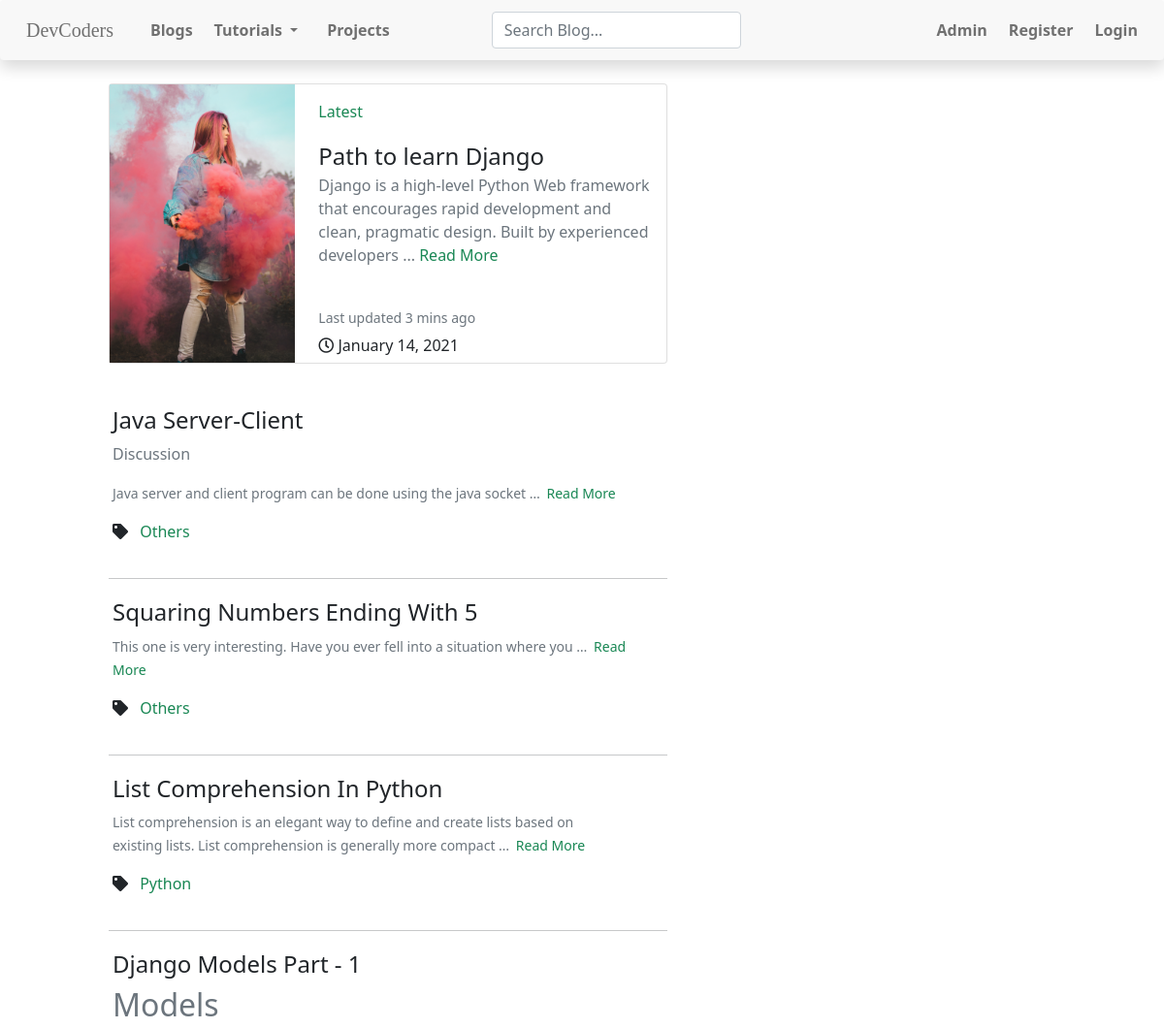
The page /bloglist/ (upper part) on the database as committed earlier.
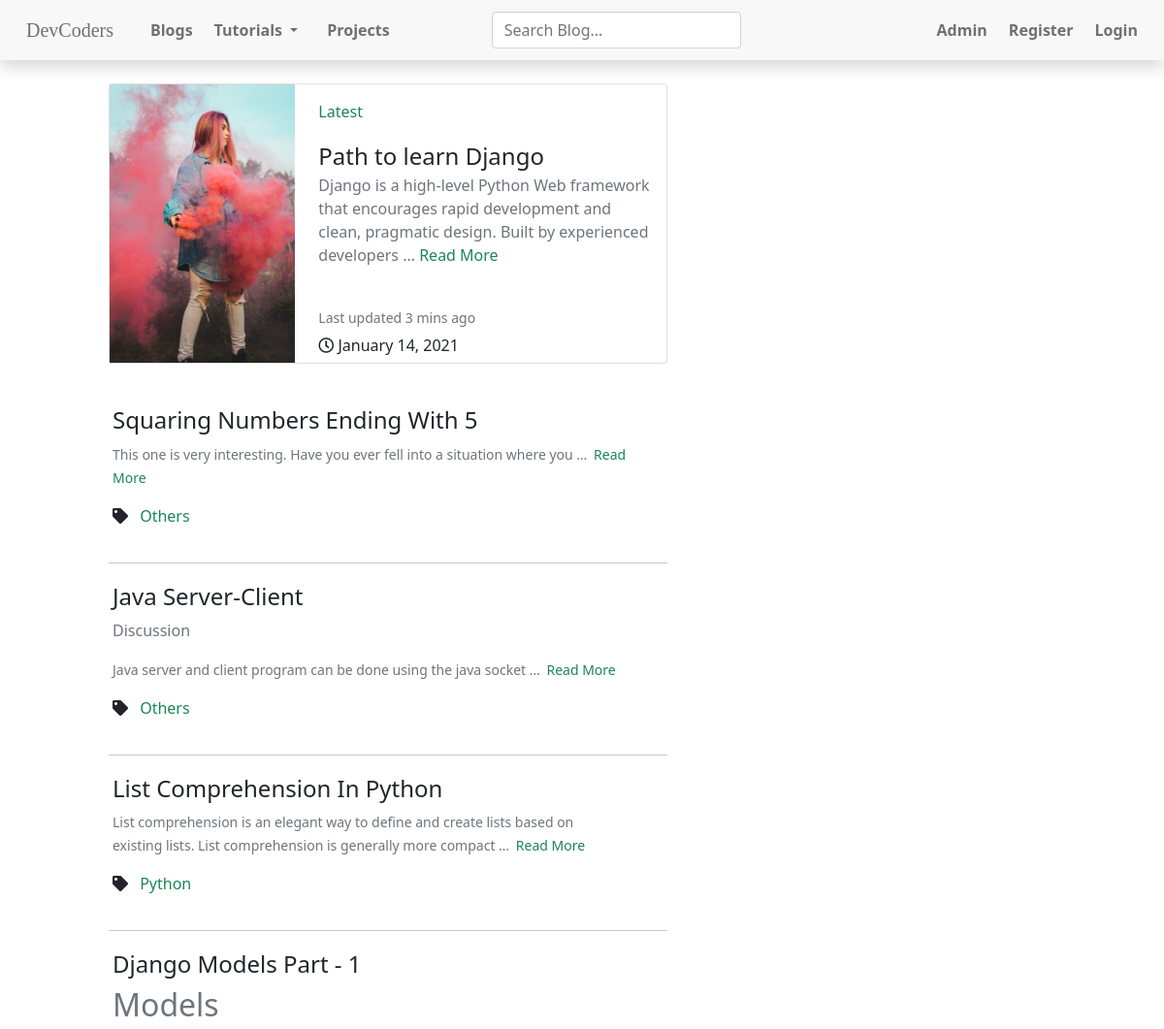
The same page on the database as committed later.
### blog/models.py (models this page shows, shortened)
class BlogDB(models.Model):
    description = models.CharField(max_length=200)
    keywords = MultiSelectField(choices=keyword_choices, max_choices=3)
    author = models.CharField(
        max_length=50, default='http://sdt-inc.github.io/')
    title = models.CharField(max_length=200)
    slug = models.SlugField(max_length=200, null=True, blank=True, unique=True)
    tag = MultiSelectField(choices=keyword_choices, max_choices=3)
    writer_name = MultiSelectField(
        choices=writer_choices, max_choices=1)
    date = models.DateField(auto_now=timezone.now())
    body = RichTextUploadingField(config_name='special', blank=True, null=True)
    related_page_link = models.CharField(max_length=200)

### blog/views.py (the view)
# urls.py: path('bloglist/', views.BlogListView.as_view(), name='blog_list'),
class BlogListView(ListView):
    model = BlogDB
    paginate_by = 5
    ordering = ['-date']
    template_name = 'blog/blog-list.html'
    def get_context_data(self, **kwargs):
        print("call list view ----------")
        context = super().get_context_data(**kwargs)
        context['current_url'] = 'blog_list'
        return context

### blog/templates/blog/blog-list.html (shortened to what this page needs)
{% extends 'blog/base.html' %}
{% load static %}
{% block bloglistview %}
<div class="row">
    <div class="col-md-1"></div>
    <div class="col-md-6 col-sm-6 col-xs-12">
        <div class="card mb-3" style="max-width: 100%">
            <div class="row g-0">
                <div class="col-md-4">
                    <img src="{% static 'blog/img/django.jpg' %}" alt="..." class="img-fluid" />
                </div>
                <div class="pl-2 col-md-8" style="position: relative;">
                    <div class="card-body">
                        <p><a class="text-decoration-none text-success" href="#">Latest</a></p>
                        <a href="#" class="text-decoration-none fs-4 text-dark">Path to learn Django</a>
                        <p class="text-muted">
                            Django is a high-level Python Web framework that encourages rapid development and
                            clean,
                            pragmatic design. Built by
                            experienced developers ...
                            <a class="text-decoration-none text-success" href="#">Read More</a>
                        </p>
                        <br>
                        <p class="card-text">
                            <small class="text-muted">Last updated 3 mins ago</small>
                        </p>
                        <time style="position: absolute; bottom: 2%; left: 10;"><i class="far fa-clock"></i>
                            January 14, 2021</time>
                    </div>
                </div>
            </div>
        </div>
        <br>
        {% for blog in object_list %}
        <div class="shadow-none p-1">
            <a class="text-decoration-none font-weight-light text-success"
                href="{% url 'blog-detail' slug=blog.slug %}">
                <h4 class="card-title text-capitalize text-dark">{{ blog.title }}</h4>
            </a>
            <small class="font-weight-light text-justify text-muted"> {{ blog.body | truncatewords:15 | safe }}
                <a href="{% url 'blog-detail' slug=blog.slug %}" class="text-decoration-none text-success zoom">Read
                    More</a>
            </small>
            <div class="row">
                <ul style="display: inline;">
                    <li class="pr-2" style="display: inline;"><i class="fas fa-tag"></i></li>
                    <li class="pr-2" style="display: inline;"><a class="text-decoration-none text-success" href="#">
                            {{ blog.get_tag_display|cut:'0' }}
                        </a>
                    </li>
                </ul>
            </div>
        </div>
        <hr>
        {% endfor %}
    </div>
</div>
{% endblock bloglistview %}

Rows that differ between the two databases and show on the page:
changed BlogDB "Squaring Numbers Ending With 5": moves up the list
